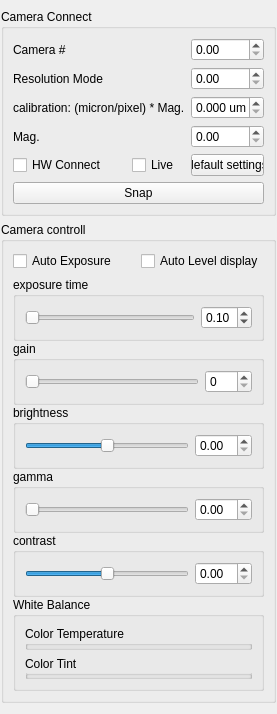
<?xml version="1.0" encoding="UTF-8"?>
<ui version="4.0">
 <class>main_QWidget</class>
 <widget class="QWidget" name="main_QWidget">
  <property name="geometry">
   <rect>
    <x>0</x>
    <y>0</y>
    <width>268</width>
    <height>694</height>
   </rect>
  </property>
  <property name="windowTitle">
   <string>Form</string>
  </property>
  <layout class="QHBoxLayout" name="main_horizontalLayout">
   <property name="leftMargin">
    <number>1</number>
   </property>
   <property name="topMargin">
    <number>9</number>
   </property>
   <property name="rightMargin">
    <number>1</number>
   </property>
   <item>
    <widget class="QWidget" name="settings_verticalWidget" native="true">
     <property name="maximumSize">
      <size>
       <width>275</width>
       <height>16777215</height>
      </size>
     </property>
     <layout class="QVBoxLayout" name="settings_verticalLayout">
      <property name="leftMargin">
       <number>0</number>
      </property>
      <property name="topMargin">
       <number>0</number>
      </property>
      <property name="rightMargin">
       <number>0</number>
      </property>
      <property name="bottomMargin">
       <number>0</number>
      </property>
      <item>
       <widget class="QGroupBox" name="groupBox">
        <property name="sizePolicy">
         <sizepolicy hsizetype="Preferred" vsizetype="Minimum">
          <horstretch>0</horstretch>
          <verstretch>0</verstretch>
         </sizepolicy>
        </property>
        <property name="maximumSize">
         <size>
          <width>16777215</width>
          <height>289</height>
         </size>
        </property>
        <property name="title">
         <string>Camera Connect</string>
        </property>
        <layout class="QGridLayout" name="gridLayout">
         <item row="4" column="3">
          <widget class="QDoubleSpinBox" name="mag_doubleSpinBox"/>
         </item>
         <item row="5" column="0" colspan="2">
          <widget class="QCheckBox" name="cam_connect_checkBox">
           <property name="text">
            <string>HW Connect</string>
           </property>
          </widget>
         </item>
         <item row="2" column="3">
          <widget class="QDoubleSpinBox" name="res_mode_doubleSpinBox"/>
         </item>
         <item row="1" column="3">
          <widget class="QDoubleSpinBox" name="cam_index_doubleSpinBox"/>
         </item>
         <item row="2" column="0" colspan="2">
          <widget class="QLabel" name="res_mode_label">
           <property name="text">
            <string>Resolution Mode</string>
           </property>
          </widget>
         </item>
         <item row="3" column="0" colspan="3">
          <widget class="QLabel" name="label">
           <property name="text">
            <string>calibration: (micron/pixel) * Mag.</string>
           </property>
          </widget>
         </item>
         <item row="3" column="3">
          <widget class="QDoubleSpinBox" name="calibration_doubleSpinBox">
           <property name="suffix">
            <string> um</string>
           </property>
           <property name="decimals">
            <number>3</number>
           </property>
          </widget>
         </item>
         <item row="4" column="0">
          <widget class="QLabel" name="camera_index_label_2">
           <property name="text">
            <string>Mag.</string>
           </property>
          </widget>
         </item>
         <item row="1" column="0">
          <widget class="QLabel" name="camera_index_label">
           <property name="text">
            <string>Camera #</string>
           </property>
          </widget>
         </item>
         <item row="7" column="0" colspan="4">
          <widget class="QPushButton" name="snap_pushButton">
           <property name="text">
            <string>Snap</string>
           </property>
          </widget>
         </item>
         <item row="5" column="2">
          <widget class="QCheckBox" name="live_checkBox">
           <property name="text">
            <string>Live</string>
           </property>
          </widget>
         </item>
         <item row="5" column="3">
          <widget class="QPushButton" name="defaults_pushButton">
           <property name="text">
            <string>default settings</string>
           </property>
          </widget>
         </item>
        </layout>
       </widget>
      </item>
      <item>
       <widget class="QGroupBox" name="group_exposure">
        <property name="sizePolicy">
         <sizepolicy hsizetype="Preferred" vsizetype="Minimum">
          <horstretch>0</horstretch>
          <verstretch>0</verstretch>
         </sizepolicy>
        </property>
        <property name="maximumSize">
         <size>
          <width>16777215</width>
          <height>481</height>
         </size>
        </property>
        <property name="title">
         <string>Camera controll</string>
        </property>
        <layout class="QGridLayout" name="gridLayout_2">
         <property name="leftMargin">
          <number>9</number>
         </property>
         <item row="16" column="0" colspan="2">
          <layout class="QVBoxLayout" name="verticalLayout_4">
           <property name="spacing">
            <number>0</number>
           </property>
           <item>
            <widget class="QGroupBox" name="exposure_GroupBox">
             <property name="title">
              <string>exposure time</string>
             </property>
             <layout class="QHBoxLayout" name="horizontalLayout_4">
              <property name="leftMargin">
               <number>9</number>
              </property>
              <property name="topMargin">
               <number>9</number>
              </property>
              <property name="rightMargin">
               <number>9</number>
              </property>
              <property name="bottomMargin">
               <number>9</number>
              </property>
              <item>
               <widget class="QSlider" name="exposure_horizontalSlider">
                <property name="maximum">
                 <number>2</number>
                </property>
                <property name="orientation">
                 <enum>Qt::Horizontal</enum>
                </property>
               </widget>
              </item>
              <item>
               <widget class="QDoubleSpinBox" name="exp_value">
                <property name="maximum">
                 <double>5.000000000000000</double>
                </property>
                <property name="singleStep">
                 <double>0.010000000000000</double>
                </property>
                <property name="value">
                 <double>0.100000000000000</double>
                </property>
               </widget>
              </item>
             </layout>
            </widget>
           </item>
           <item>
            <widget class="QGroupBox" name="gain_horizontalGroupBox">
             <property name="title">
              <string>gain</string>
             </property>
             <layout class="QHBoxLayout" name="horizontalLayout_7">
              <item>
               <widget class="QSlider" name="gain_horizontalSlider">
                <property name="minimum">
                 <number>100</number>
                </property>
                <property name="maximum">
                 <number>500</number>
                </property>
                <property name="value">
                 <number>100</number>
                </property>
                <property name="orientation">
                 <enum>Qt::Horizontal</enum>
                </property>
               </widget>
              </item>
              <item>
               <widget class="QDoubleSpinBox" name="gain_doubleSpinBox">
                <property name="decimals">
                 <number>0</number>
                </property>
               </widget>
              </item>
             </layout>
            </widget>
           </item>
           <item>
            <widget class="QGroupBox" name="brightness_horizontalGroupBox">
             <property name="title">
              <string>brightness</string>
             </property>
             <layout class="QHBoxLayout" name="horizontalLayout_2">
              <item>
               <widget class="QSlider" name="brightness_horizontalSlider">
                <property name="minimum">
                 <number>-64</number>
                </property>
                <property name="maximum">
                 <number>64</number>
                </property>
                <property name="orientation">
                 <enum>Qt::Horizontal</enum>
                </property>
               </widget>
              </item>
              <item>
               <widget class="QDoubleSpinBox" name="brightness_doubleSpinBox"/>
              </item>
             </layout>
            </widget>
           </item>
           <item>
            <widget class="QGroupBox" name="horizontalGroupBox_2">
             <property name="title">
              <string>gamma</string>
             </property>
             <layout class="QHBoxLayout" name="horizontalLayout_5">
              <item>
               <widget class="QSlider" name="gamma_horizontalSlider">
                <property name="minimum">
                 <number>20</number>
                </property>
                <property name="maximum">
                 <number>180</number>
                </property>
                <property name="orientation">
                 <enum>Qt::Horizontal</enum>
                </property>
               </widget>
              </item>
              <item>
               <widget class="QDoubleSpinBox" name="gamma_doubleSpinBox"/>
              </item>
             </layout>
            </widget>
           </item>
           <item>
            <widget class="QGroupBox" name="horizontalGroupBox_3">
             <property name="title">
              <string>contrast</string>
             </property>
             <layout class="QHBoxLayout" name="horizontalLayout_6">
              <item>
               <widget class="QSlider" name="contrast_horizontalSlider">
                <property name="minimum">
                 <number>-100</number>
                </property>
                <property name="maximum">
                 <number>100</number>
                </property>
                <property name="orientation">
                 <enum>Qt::Horizontal</enum>
                </property>
               </widget>
              </item>
              <item>
               <widget class="QDoubleSpinBox" name="contrast_doubleSpinBox"/>
              </item>
             </layout>
            </widget>
           </item>
           <item>
            <widget class="QGroupBox" name="group_white">
             <property name="sizePolicy">
              <sizepolicy hsizetype="Preferred" vsizetype="Minimum">
               <horstretch>0</horstretch>
               <verstretch>0</verstretch>
              </sizepolicy>
             </property>
             <property name="title">
              <string>White Balance</string>
             </property>
             <layout class="QVBoxLayout" name="verticalLayout_3">
              <item>
               <widget class="QGroupBox" name="ctemp_group">
                <property name="maximumSize">
                 <size>
                  <width>16777215</width>
                  <height>16777215</height>
                 </size>
                </property>
                <property name="title">
                 <string>Color Temperature</string>
                </property>
                <layout class="QHBoxLayout" name="horizontalLayout">
                 <item>
                  <widget class="QSlider" name="ctemp_slider">
                   <property name="minimum">
                    <number>2000</number>
                   </property>
                   <property name="maximum">
                    <number>15000</number>
                   </property>
                   <property name="value">
                    <number>6500</number>
                   </property>
                   <property name="orientation">
                    <enum>Qt::Horizontal</enum>
                   </property>
                  </widget>
                 </item>
                 <item>
                  <widget class="QDoubleSpinBox" name="ctemp_value"/>
                 </item>
                </layout>
               </widget>
              </item>
              <item>
               <widget class="QGroupBox" name="tint_group">
                <property name="title">
                 <string>Color Tint</string>
                </property>
                <layout class="QHBoxLayout" name="horizontalLayout_3">
                 <item>
                  <widget class="QSlider" name="tint_slider">
                   <property name="minimum">
                    <number>500</number>
                   </property>
                   <property name="maximum">
                    <number>2500</number>
                   </property>
                   <property name="value">
                    <number>1000</number>
                   </property>
                   <property name="orientation">
                    <enum>Qt::Horizontal</enum>
                   </property>
                  </widget>
                 </item>
                 <item>
                  <widget class="QDoubleSpinBox" name="tint_value"/>
                 </item>
                </layout>
               </widget>
              </item>
             </layout>
            </widget>
           </item>
          </layout>
         </item>
         <item row="1" column="0">
          <widget class="QCheckBox" name="auto_exp_checkBox">
           <property name="text">
            <string>Auto Exposure</string>
           </property>
          </widget>
         </item>
         <item row="1" column="1">
          <widget class="QCheckBox" name="auto_level_checkBox">
           <property name="text">
            <string>Auto Level display</string>
           </property>
          </widget>
         </item>
        </layout>
       </widget>
      </item>
     </layout>
    </widget>
   </item>
  </layout>
 </widget>
 <resources/>
 <connections/>
</ui>
